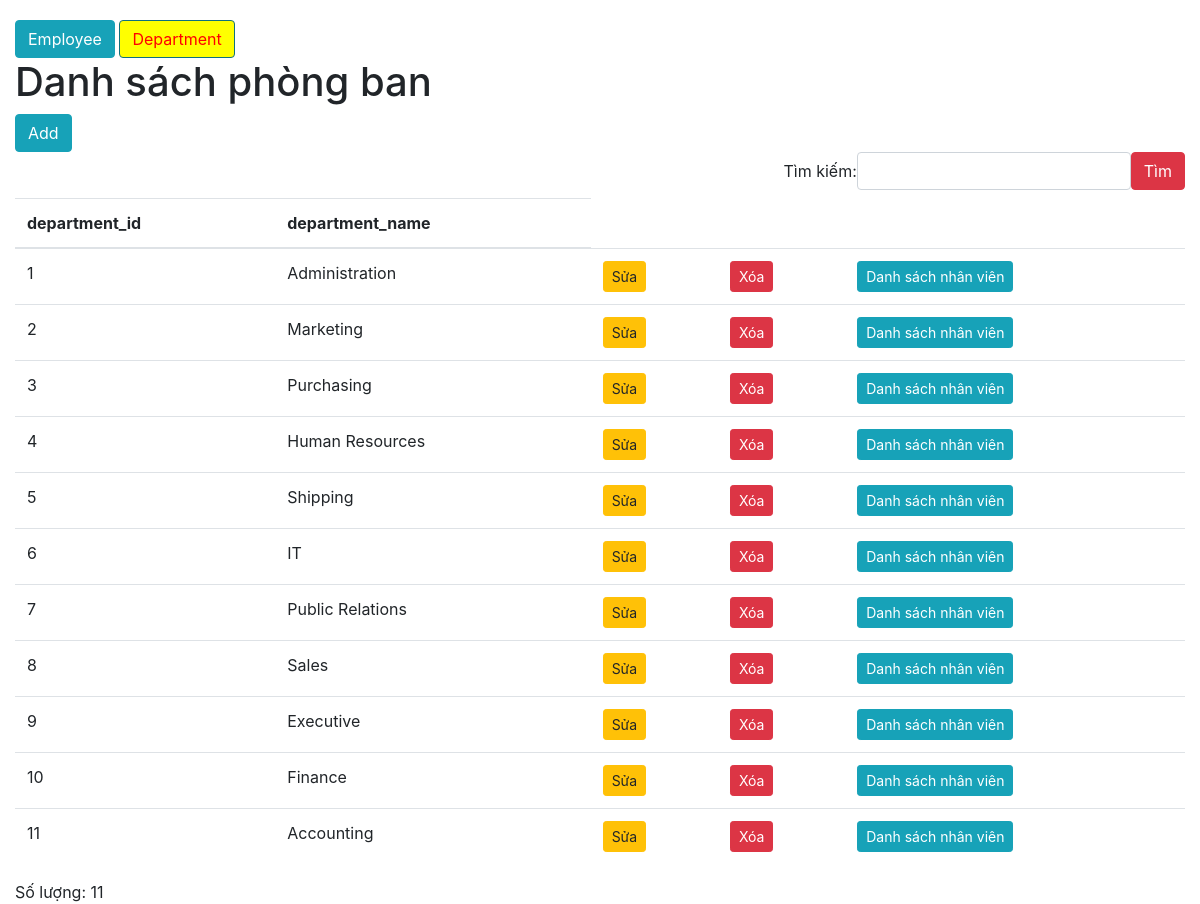
/?c=department, run on the app's committed database.
### tables this page shows
CREATE TABLE `departments`  (
  `department_id` int(11) NOT NULL AUTO_INCREMENT,
  `department_name` varchar(30) NOT NULL,
  PRIMARY KEY (`department_id`) USING BTREE
);

### controller/DepartmentController.php (called while the page is built, shortened)
<?php
class DepartmentController
{
    function index()
    {
        $search = $_GET['search'] ?? '';
        $departmentRepository = new DepartmentRepository();
        if ($search) {
            $departments = $departmentRepository->getByPattern($search);
        } else {
            $departments = $departmentRepository->getAll();
        }
        require 'view/department/index.php';
    }
}

### index.php (called while the page is built, shortened)
<?php
require 'connectDB.php';
require 'model/EmployeeRepository.php';
require 'model/department.php';
require 'model/DepartmentRepository.php';
$c = $_GET['c'] ?? 'employee';
$a = $_GET['a'] ?? 'index';
$controller = new $controller();
$controller->$a();

### model/DepartmentRepository.php (called while the page is built, shortened)
<?php
class DepartmentRepository
{
    function fetch($cond = null)
    {
        $sql = "SELECT * FROM departments";
        global $conn;
        $result = $conn->query($sql);
        $departments = [];
        if ($result->num_rows > 0) {
            while ($row = $result->fetch_assoc()) {
                $department_id = $row['department_id'];
                $department_name = $row['department_name'];
                $department = new Department($department_id, $department_name);
                $departments[] = $department;
            }
        }
        return $departments;
    }
    function getAll()
    {
        $departments = $this->fetch();
        return $departments;
    }
}

### model/department.php (called while the page is built, shortened)
<?php
class Department
{
    function __construct($department_id,$deparment_name)
    {
        $this->department_id = $department_id;
        $this->department_name = $deparment_name;
    }
}

### view/department/index.php (the view)
<?php require 'layout/header.php' ?>
<h1>Danh sách phòng ban</h1>
<a href="?c=department&a=create" class="btn btn-info">Add</a>
<?php require 'layout/search.php' ?>
<table class="table table-hover">
    <thead>
        <tr>
            <th>department_id</th>
            <th>department_name</th>
        </tr>
    </thead>
    <tbody>
        <?php foreach ($departments as $department) : ?>
        <tr>
            <td><?= $department->department_id ?></td>
            <td><?= $department->department_name ?></td>
            <td><a class="btn btn-warning btn-sm"
                    href="?c=department&a=edit&department_id=<?= $department->department_id ?>">Sửa</a>
            </td>
            <td>
                <button type="button"
                    data-href="?c=department&a=destroy&department_id=<?= $department->department_id ?>"
                    class="btn btn-danger btn-sm delete" data-toggle="modal" data-target="#exampleModal">
                    Xóa
                </button>
            </td>
            <td><a class="btn btn-info btn-sm"
                    href="?c=employee&a=list&department_id=<?= $department->department_id ?>">Danh
                    sách nhân
                    viên</a></td>
        </tr>
        <?php endforeach ?>
    </tbody>
</table>
<div>
    <span>Số lượng: <?= count($departments) ?></span>
</div>
<?php require 'layout/footer.php' ?>

### layout/header.php (shortened to what this page needs)
<!DOCTYPE html>
<html lang="en">
<head>
    <link rel="stylesheet" href="public/vendor/bootstrap-4.5.3-dist/css/bootstrap.min.css">
    <link rel="stylesheet" href="public/vendor/fontawesome-free-5.15.1-web/css/all.min.css">
    <link rel="stylesheet" href="public/css/style.css">
</head>
<?php global $c; ?>
<body>
    <div class="container" style="margin-top:20px;max-width: 1250px;">
        <a href="/" class="<?= $c == 'employee' ? 'active' : '' ?> btn btn-info">Employee</a>
        <a href="?c=department" class="<?= $c == 'department' ? 'active' : '' ?> btn btn-info">Department</a>

### layout/search.php (shortened to what this page needs)
<form action="/" method="GET">
    <label class="form-inline justify-content-end">Tìm kiếm: <input type="search" name="search" class="form-control"
            value="">
        <button class="btn btn-danger">Tìm</button>
    </label>
</form>

### layout/footer.php (shortened to what this page needs)
</div>
</body>
</html>

### public/css/style.css (style rules this page uses)
.active { background-color: yellow !important; color: red !important; }
label { font-weight: normal; }

### data on the page
departments: department_id "1", department_name "Administration"
departments: department_id "2", department_name "Marketing"
departments: department_id "3", department_name "Purchasing"
departments: department_id "4", department_name "Human Resources"
departments: department_id "5", department_name "Shipping"
departments: department_id "6", department_name "IT"
departments: department_id "7", department_name "Public Relations"
departments: department_id "8", department_name "Sales"
departments: department_id "9", department_name "Executive"
departments: department_id "10", department_name "Finance"
departments: department_id "11", department_name "Accounting"

### other printed values
count($departments) "11"
